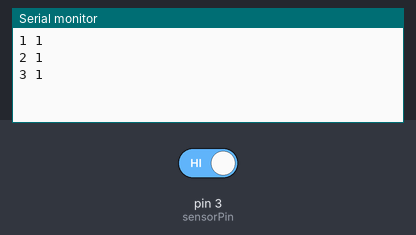
Simulated run of this sketch. Board: Arduino Uno, built with avr-gcc and run on an emulated ATmega328P. Shown: the last lines printed to the serial monitor. The inputs (shaded band) are chosen by the test bench; at power-on: pin 3 (sensorPin) HIGH.

Above: at 2.8 s.
2.9 s: pin 3 (sensorPin) driven LOW
At 3.8 s:
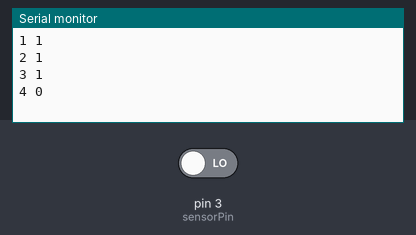
4.4 s: pin 3 (sensorPin) driven HIGH
At 5.8 s:
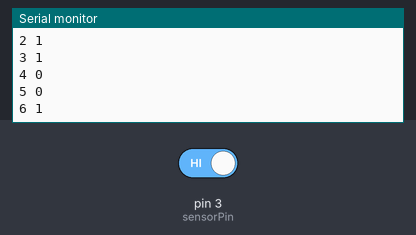
Timing chart, 0 to 7.4 s (numbered marks = the images above; inputs shaded):
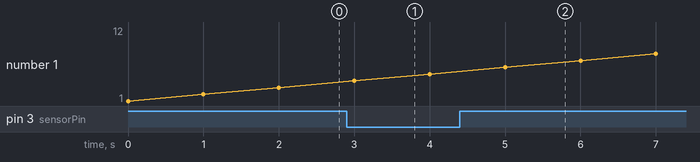

Measured:
- after the input at 2.9 s, the serial monitor: prints a new line after 0.10 s (image 1)
- after the input at 4.4 s, the serial monitor: prints a new line after 0.60 s (image 2)

The sketch:

rotation.ino
```cpp
int sensorPin = 3;
int counter = 0;

void setup()
{
  Serial.begin(9600);
  pinMode(sensorPin, INPUT_PULLUP);
}

void loop()
{
  counter++;
  int sensorValue = digitalRead(sensorPin);
  Serial.print(counter);
  Serial.print(" ");
  Serial.println(sensorValue);
  delay(1000);
}
```
